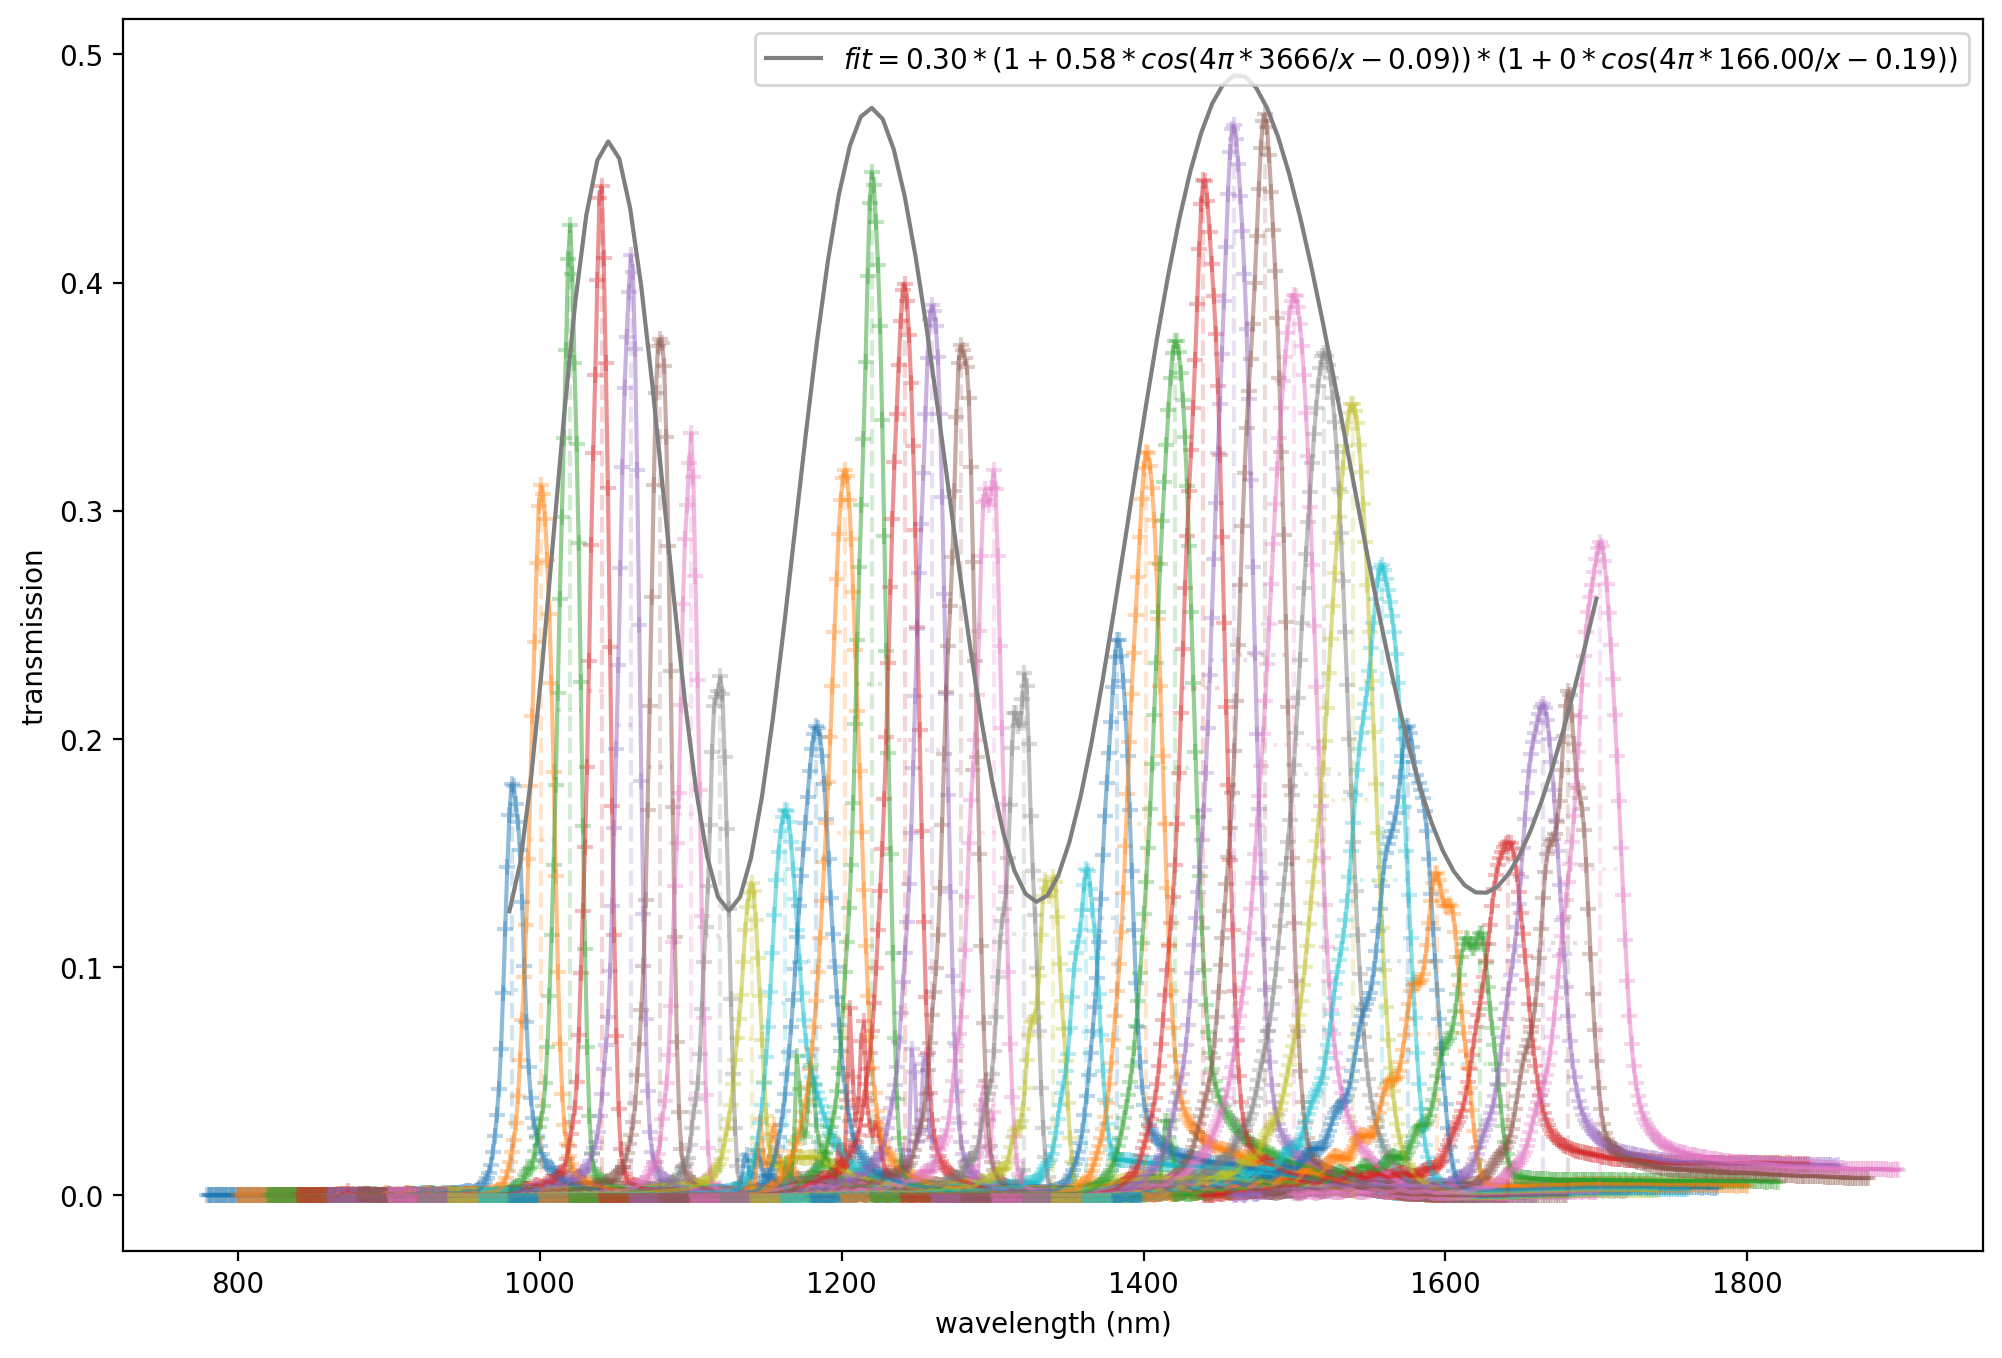

Write Python code to recreate this figure.
import matplotlib.pyplot as plt
import numpy as np
import os
import sys

sys.path.append("../..")
from lib.gaussian.gaussian_fit_1d import arb_fit_1d

if __name__ == "__main__":
    fig, ax = plt.subplots(figsize=(12, 8))
    uuidList = [
        # "83d2",
        # "686f",
        # "b3c1",
        # "f8ad",
        # "c1c6",
        # "89e9",
        # "bda1",
        # "4690",
        # "a2f5",
        "3087",
        "65e2",
        "2799",
        "128d",
        "9f24",
        "4c42",
        "28d4",
        "25c8",
        "b7ed",
        "a25c",
        "d412",
        "70ab",
        "03f6",
        "b73b",
        "ae85",
        "e2b1",
        "7e91",
        "ef87",
        "24f0",
        "fca4",
        "fde7",
        "21a8",
        "0b81",
        "4aac",
        "b648",
        "922a",
        "814d",
        "ccde",
        "2d91",
        "b60c",
        "f894",
        "8a45",
        "2e9e",
        "a930",
        "d0b6",
        "5de2",
        "6ab4",
    ]
    lambdaList = range(980, 1720, 20)
    ampList = []
    x0List = []
    dataList = []
    for uuid, lambda_0 in zip(uuidList, lambdaList):
        dataName = "{:s}_{:.1f}_bw=20.0_transmission.txt".format(uuid, lambda_0)
        data = np.loadtxt(dataName)
        amp, x0, _, _ = arb_fit_1d(False, data[:, 0] * 1e3, data[:, 1], "", label=False)
        ampList.append(amp)
        x0List.append(x0)
        dataList.append(data)

    # fit amp-x0 using amp = A*sin(ax+b)+B
    def f1(x, A, g, d, b):
        return A * (1 + g * np.cos(4 * np.pi * d / x + b))

    def f2(x, A, g, d, b, g1, d1, b1):
        return (
            A
            * (1 + g * np.cos(4 * np.pi * d / x + b))
            * (1 + g1 * np.cos(4 * np.pi * d1 / x + b1))
        )

    def plot_data_f1(A, g, d, b):
        for data in dataList:
            amp, x0, _, _ = arb_fit_1d(
                ax, data[:, 0] * 1e3, data[:, 1], "", label=False
            )
        # popt = [0.5, 0.49, 4000, -3, 0.5, 230, 1]
        popt = [A, g, d, b]
        x = np.linspace(np.min(lambdaList), np.max(lambdaList), 100)
        ax.plot(
            x,
            f1(x, *popt),
            label=r"$fit={:.2f}*(1+{:.2f}*cos(4\pi*{:.0f}/x{:+.2f}))$".format(*popt),
        )

    def plot_data_f2(A, g, d, b, g1, d1, b1):
        for data in dataList:
            amp, x0, _, _ = arb_fit_1d(
                ax, data[:, 0] * 1e3, data[:, 1], "", label=False
            )
        # popt = [0.5, 0.49, 4000, -3, 0.5, 230, 1]
        popt = [A, g, d, b, g1, d1, b1]
        x = np.linspace(np.min(lambdaList), np.max(lambdaList), 100)
        ax.plot(
            x,
            f2(x, *popt),
            label=r"$fit={:.2f}*(1+{:.2f}*cos(4\pi*{:.0f}/x{:+.2f}))* (1+{:.0f}*cos(4\pi*{:.2f}/x{:+.2f}))$".format(
                *popt
            ),
        )

    # print(ampList)

    from scipy.optimize import curve_fit

    # popt, pcov = curve_fit(
    #     f1,
    #     x0List,
    #     ampList,
    #     p0=[0.30, 0.58, 3666, -0.09],
    #     bounds=(
    #         [0, 0, 0, -2 * np.pi],
    #         [1, 1, 6000, 2 * np.pi],
    #     ),
    # )
    # popt, pcov = curve_fit(
    #     f2,
    #     x0List,
    #     ampList,
    #     p0=[0.42, 0.59, 3600, -1, 0.41, 130, 1.10],
    #     bounds=(
    #         [0, 0, 0, -2 * np.pi, 0, 0, -2 * np.pi],
    #         [1, 1, 6000, 2 * np.pi, 1, 1000, 2 * np.pi],
    #     ),
    # )
    popt = [0.3, 0.58, 3666, -0.09, 0.11, 166, -0.19]
    print(popt)
    plot_data_f2(*popt)
    ax.set_xlabel("wavelength (nm)")
    ax.set_ylabel("transmission")
    ax.legend()
    #
    plt.savefig("grating_sweep_released_1.png", dpi=200, bbox_inches="tight")
    plt.show()
